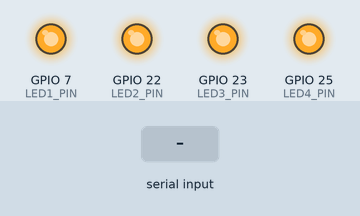
Bench run of a sketch on a simulated ESP32. Parts: output pins drawn as LEDs (lit = HIGH). The test bench sets the inputs (shaded band).

Above: at 1.2 s.
1.3 s: "g" received over Serial
At 2.0 s:
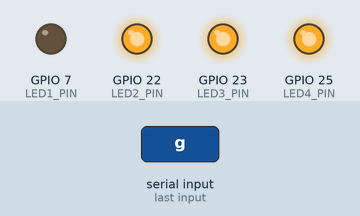
2.8 s: "r" received over Serial
At 3.1 s:
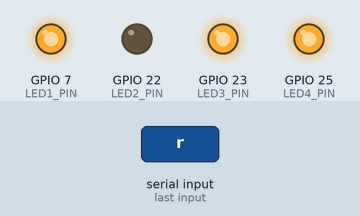
4.3 s: "y" received over Serial
At 5.5 s:
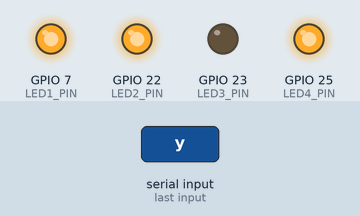
5.8 s: "G" received over Serial
At 6.6 s:
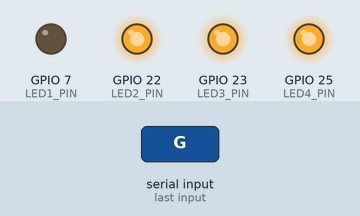
7.3 s: "R" received over Serial
At 7.7 s:
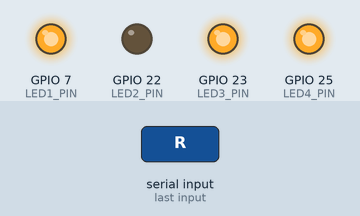
Timing chart, 0 to 9.8 s (numbered marks = the images above; inputs shaded):
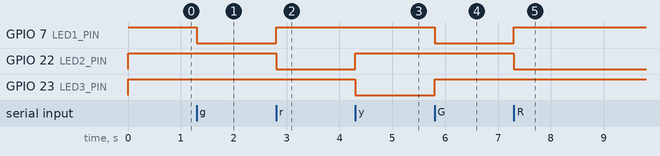

The sketch:

iot7.cpp.ino
```cpp
#define LED1_PIN 7
#define LED2_PIN 22
#define LED3_PIN 23
#define LED4_PIN 25

char key;

void setup() {
  pinMode(LED1_PIN, OUTPUT);
  pinMode(LED2_PIN, OUTPUT);
  pinMode(LED3_PIN, OUTPUT);
  pinMode(LED4_PIN, OUTPUT);

  digitalWrite(LED1_PIN, HIGH);
  digitalWrite(LED2_PIN, HIGH);
  digitalWrite(LED3_PIN, HIGH);
  digitalWrite(LED4_PIN, HIGH);

  Serial.begin(9600); // Start serial communication at 9600 baud rate
}

void loop() {
  if (Serial.available() > 0) { // Check if there's data available to read
    key = Serial.read(); // Read the character from serial input

    if (key == 'g' || key == 'G') {
      digitalWrite(LED1_PIN, LOW);
      digitalWrite(LED2_PIN, HIGH);
      digitalWrite(LED3_PIN, HIGH);
      digitalWrite(LED4_PIN, HIGH);
    } else if (key == 'r' || key == 'R') {
      digitalWrite(LED1_PIN, HIGH);
      digitalWrite(LED2_PIN, LOW);
      digitalWrite(LED3_PIN, HIGH);
      digitalWrite(LED4_PIN, HIGH);
    } else if (key == 'y' || key == 'Y') {
      digitalWrite(LED1_PIN, HIGH);
      digitalWrite(LED2_PIN, HIGH);
      digitalWrite(LED3_PIN, LOW);
      digitalWrite(LED4_PIN, HIGH);
    } else {
      digitalWrite(LED1_PIN, HIGH);
      digitalWrite(LED2_PIN, HIGH);
      digitalWrite(LED3_PIN, HIGH);
      digitalWrite(LED4_PIN, HIGH);
    }
  }
}
```

Measured:
- after the input at 1.3 s, GPIO 7 (LED1_PIN): HIGH → LOW at once
- after the input at 2.8 s, GPIO 7 (LED1_PIN): LOW → HIGH at once; GPIO 22 (LED2_PIN): HIGH → LOW at once
- after the input at 4.3 s, GPIO 22 (LED2_PIN): LOW → HIGH at once; GPIO 23 (LED3_PIN): HIGH → LOW at once
- after the input at 5.8 s, GPIO 7 (LED1_PIN): HIGH → LOW at once; GPIO 23 (LED3_PIN): LOW → HIGH at once
- after the input at 7.3 s, GPIO 7 (LED1_PIN): LOW → HIGH at once; GPIO 22 (LED2_PIN): HIGH → LOW at once
